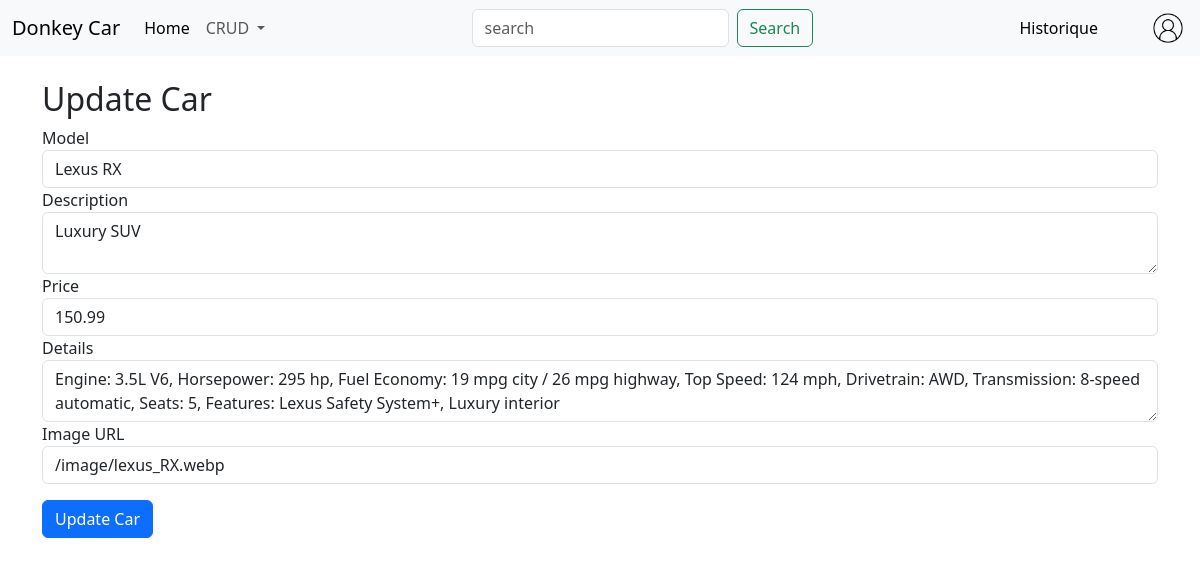
The page /voiture/updatecars.php?id=20 on the database its author committed.
### tables this page shows
CREATE TABLE `voiture` (
  `Id` int NOT NULL AUTO_INCREMENT,
  `model` varchar(255) DEFAULT NULL,
  `description` text,
  `Prix` decimal(10,2) DEFAULT NULL,
  `details` text,
  `image` varchar(255) DEFAULT NULL,
  PRIMARY KEY (`Id`)
);

### voiture/updatecars.php (the view, shortened to what this page needs)
<?php
include("../header.php");
if (isset($_GET['id'])) {
    $car_id = $_GET['id'];
    $query = "SELECT * FROM voiture WHERE id = :car_id";
    $stmt = $pdo->prepare($query);
    $stmt->bindParam(':car_id', $car_id, PDO::PARAM_INT);
    $stmt->execute();
    $car = $stmt->fetch();
} else {
    echo "No car ID specified.";
}
?>
<div class="container mt-4">
    <h2>Update Car</h2>
    <?php if ($car): ?>
        <form method="post">
            <div class="form-group">
                <label for="model">Model</label>
                <input type="text" class="form-control" id="model" name="model" value="<?= htmlspecialchars($car['model']); ?>" required>
            </div>
            <div class="form-group">
                <label for="description">Description</label>
                <textarea class="form-control" id="description" name="description" required><?= htmlspecialchars($car['description']); ?></textarea>
            </div>
            <div class="form-group">
                <label for="prix">Price</label>
                <input type="number" class="form-control" id="prix" name="prix" value="<?= htmlspecialchars($car['Prix']); ?>" required>
            </div>
            <div class="form-group">
                <label for="details">Details</label>
                <textarea class="form-control" id="details" name="details" required><?= htmlspecialchars($car['details']); ?></textarea>
            </div>
            <div class="form-group">
                <label for="image">Image URL</label>
                <input type="text" class="form-control" id="image" name="image" value="<?= htmlspecialchars($car['image']); ?>" required>
            </div>
            <button type="submit" class="btn btn-primary mt-3">Update Car</button>
        </form>
    <?php else: ?>
        <p>No car found.</p>
    <?php endif; ?>
</div>
</body>
</html>

### rows shown on the page
voiture: model "Lexus RX", description "Luxury SUV", prix "150.99", details "Engine: 3.5L V6, Horsepower: 295 hp, Fuel Economy: 19 mpg city / 26 mpg highway, Top Speed: 124 mph, Drivetrain: AWD, Transmission: 8-speed automatic, Seats: 5, Features: Lexus Safety System+, Luxury interior", image "/image/lexus_RX.webp"
